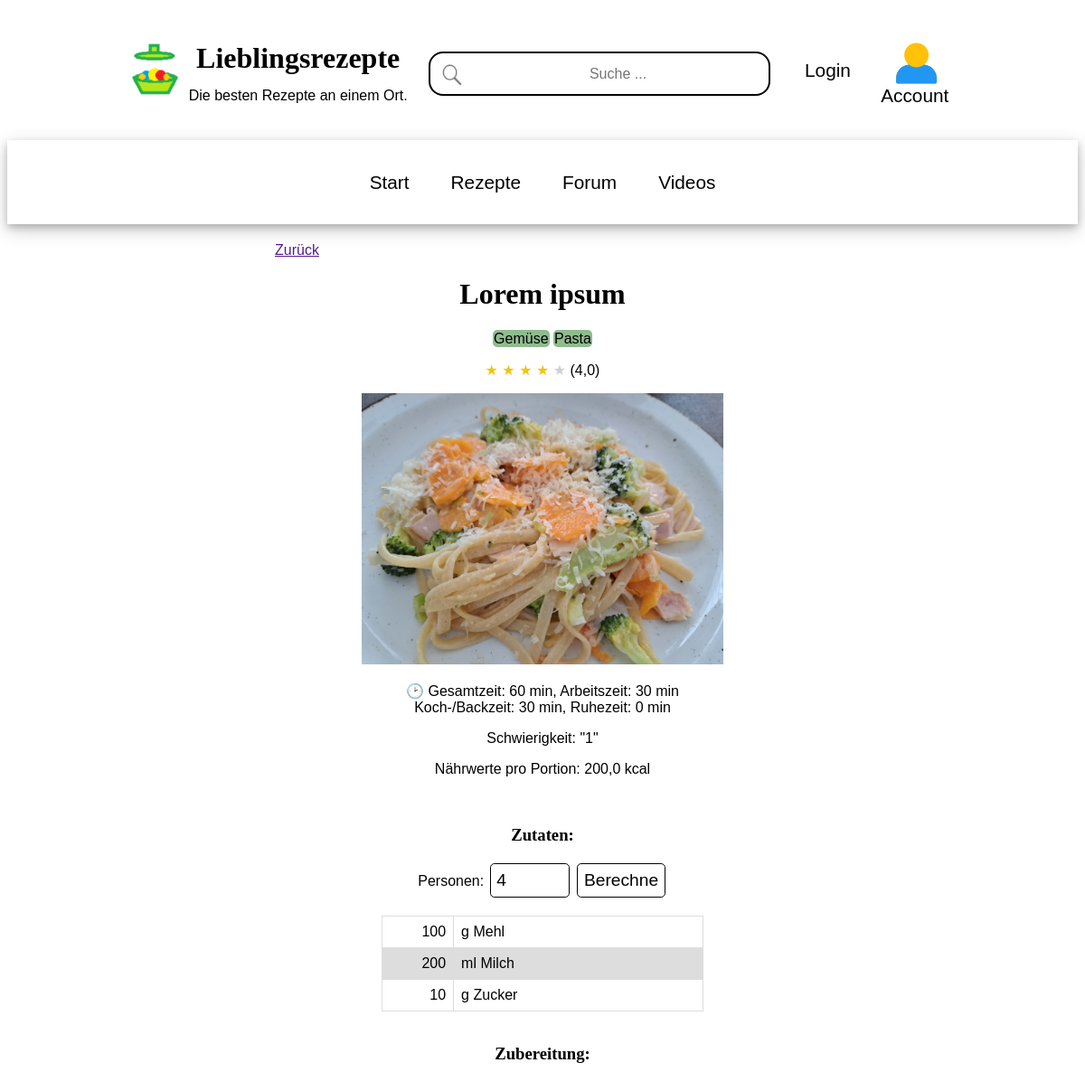
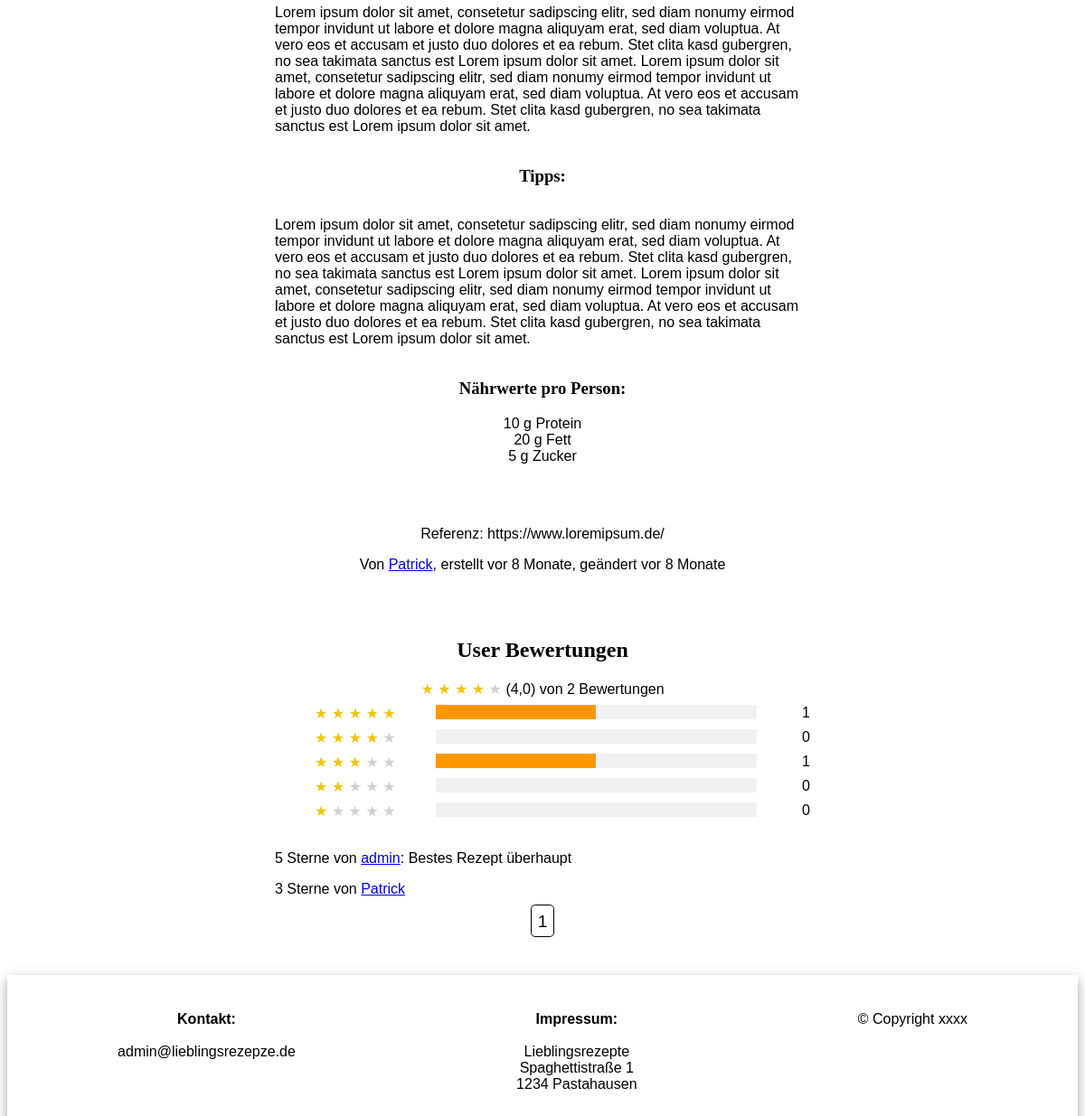
Page /recipe/1/ on the committed database (2 pictures, top to bottom).
### recipes_app/models.py (models this page shows)
class Recipe(models.Model):
    owner = models.ForeignKey(User, on_delete=models.SET_NULL, null=True)
    likes = models.ManyToManyField(User,  blank=True, related_name="likes")
    name = models.CharField(max_length=500)
    updated = models.DateTimeField(auto_now=True)
    created = models.DateTimeField(auto_now_add=True)
    topic = models.ManyToManyField(Topic, blank=True)
    persons = models.IntegerField()
    ingredients = models.TextField(null=True, blank=True)
    steps = models.TextField(null=True, blank=True)
    tips = models.TextField(null=True, blank=True)
    reference = models.TextField(null=True, blank=True)
    nutrients_person = models.FloatField(null=True, blank=True, default=0.0)
    nutrients_table = models.TextField(null=True, blank=True)
    expected_time_total = models.FloatField(null=True, blank=True, default=0.0)
    expected_time_work = models.FloatField(null=True, blank=True, default=0.0)
    expected_time_bake = models.FloatField(null=True, blank=True, default=0.0)
    expected_time_rest = models.FloatField(null=True, blank=True, default=0.0)
    difficulty = models.IntegerField(null=True, blank=True, default=0)
    image_meal = models.ImageField(blank=True, upload_to="recipes")
    rating_mean = models.FloatField(null=True, blank=True, default=0.0)
    rating_count = models.IntegerField(null=True, blank=True, default=0)
    rating_1 = models.IntegerField(null=True, blank=True, default=0)
    rating_2 = models.IntegerField(null=True, blank=True, default=0)
    rating_3 = models.IntegerField(null=True, blank=True, default=0)
    rating_4 = models.IntegerField(null=True, blank=True, default=0)
    rating_5 = models.IntegerField(null=True, blank=True, default=0)
    class Meta:
        ordering = ['-updated', '-created']
    def __str__(self):
        return self.name

class Topic(models.Model):
    name = models.CharField(max_length=200, unique=True)
    class Meta:
        ordering = ['name']
    def __str__(self):
        return self.name

class Rating(models.Model):
    user = models.ForeignKey(User, on_delete=models.CASCADE)
    recipe = models.ForeignKey(Recipe, on_delete=models.CASCADE)
    stars = models.IntegerField(default=0)
    body = models.CharField(null=True, blank=True, max_length=500)
    updated = models.DateTimeField(auto_now=True)
    created = models.DateTimeField(auto_now_add=True)
    class Meta:
        ordering = ['-updated', '-created']
    def __str__(self):
        return self.body

### user_app/models.py (models this page shows)
class User(AbstractUser):
    name = models.CharField(max_length=200, null=True)
    email = models.EmailField(unique=True, null=True)
    biography = models.TextField(null=True)
    user_image = models.ImageField(null=True, default="users/avatar.jpg", upload_to="users")
    USERNAME_FIELD = 'email'
    REQUIRED_FIELDS = ['username']

### recipes_app/views.py (the view, shortened to what this page needs)
# urls.py: path('recipe/<str:pk>/', views.getRecipe),
def recipe(request, pk):
    recipe_from_key = Recipe.objects.get(id=pk)
    persons_default = recipe_from_key.persons
    recipe_topics = recipe_from_key.topic.all()
    required_persons = int(request.GET.get("persons")) if request.GET.get("persons") is not None else persons_default
    recompute_persons = True if request.GET.get("persons") is not None else False
    pgShow = int(request.GET.get('pgShow')) if request.GET.get('pgShow') is not None else 50
    pgNr = int(request.GET.get('pgNr')) if request.GET.get('pgNr') is not None else 0
    ingredients_lines = [x.replace('\t', ' ') for x in recipe_from_key.ingredients.split('\n')]
    ingredients_formated = []
    for x in ingredients_lines:
        if len(x) <= 0:
            ingredients_formated.append((' ', ' '))
        elif x[0].isdigit():
            temp_val = x.split(' ')
            temp_calc = temp_val[0].replace(',', '.')
            if recompute_persons:
                temp_calc = float(temp_calc)/float(persons_default)*float(required_persons)
                temp_calc = "{:.5f}".format(temp_calc).rstrip('0').rstrip('.')
            ingredients_formated.append((temp_calc, " ".join(temp_val[1:])))
        else:
            ingredients_formated.append((' ', x))
    if request.user.is_authenticated:
        user_has_liked = request.user in recipe_from_key.likes.all()
    else:
        user_has_liked = None
    rating_per_cent_context = {
        "rating_%s_per_cent" % i: int(getattr(recipe_from_key, "rating_%s" % i) / float(recipe_from_key.rating_count if recipe_from_key.rating_count > 0 else 1.0) *100)
        for i in range(1, 6)
    }
    ratings = recipe_from_key.rating_set.all()
    page_size = max(min(int(pgShow), 10), 200)
    page_choices = 10
    browser = Pagination(ratings.count(), page_size, number_page_choices=page_choices)
    pgNr = browser.valid_page(pgNr)
    num_pages = browser.number_of_pages
    ratings_page = browser.get_items_for_page(ratings, pgNr)
    browser_context = browser.make_page_browser(pgNr)
    context = {"recipe": recipe_from_key,  "ingredients_formated": ingredients_formated,
               "required_persons": required_persons, "recipe_topics": recipe_topics, "ratings": ratings_page,
               "user_has_liked": user_has_liked}
    context.update(browser_context)
    context.update(rating_per_cent_context)
    print(context)
    return render(request, 'recipes_app/recipe.html', context)

### recipes_app/pagination.py (called while the page is built)
    def valid_page(self, page_index: int):
        if self.number_of_pages <= 0:
            return 0
        return min(max(0, page_index), self.number_of_pages - 1)

    def get_items_for_page(self, list_of_items, page_index: int):
        if self.number_of_pages <= 0:
            return []
        return list_of_items[page_index*self.items_per_page:(page_index+1)*self.items_per_page]

### recipes_app/templates/recipes_app/recipe.html (shortened to what this page needs)
{% extends 'main.html' %}
{% block content %}
<div class="main-container">
<div class="main-middle-column">
    <a href="{{request.META.HTTP_REFERER}}">Zurück</a><br>
    <div class="recipe-container">
        <h1>{{recipe.name}}</h1>
        <p>
            {% for x in recipe_topics%}
                <span style="background-color:#8FBC8F; border-radius: 5px; padding: 1px;">{{x}}</span>
            {% endfor %}
        </p>
        <p>
            {% if recipe.rating_mean %}
                {% for i in '12345'|make_list  %}
                    {% if i|add:"0" <= recipe.rating_mean %}
                        <span style='color:#f1c40f'>&#9733</span>
                    {% else %}
                        <span style='color:#ccd1d1'>&#9733</span>
                    {% endif %}
                {% endfor %}
            {% else %}
                <span style='color:#ccd1d1'>&#9733; &#9733; &#9733; &#9733; &#9733;</span>
            {% endif %}
            ({{ recipe.rating_mean|default_if_none:"-" }})
        </p>
        {% if recipe.image_meal %}
            <img src="{{ recipe.image_meal.url }}" style="width: auto; height: 300px; max-width: 100%;" >
        {% endif %}
        <p>
             &#128337; Gesamtzeit: {{ recipe.expected_time_total|floatformat:"0" }} min,
            Arbeitszeit: {{ recipe.expected_time_work|floatformat:"0"  }} min <br>
            Koch-/Backzeit: {{ recipe.expected_time_bake|floatformat:"0"  }} min,
            Ruhezeit: {{ recipe.expected_time_rest|floatformat:"0" }} min
        </p>
        <p>
            Schwierigkeit: "{{ recipe.difficulty|default_if_none:"-" }}"
        </p>
        <p>
            Nährwerte pro Portion: {{ recipe.nutrients_person|default_if_none:"-" }} kcal
        </p>
        <br>
        <h3 id="ingredients">Zutaten:  </h3>
            <form method="GET" action="#ingredients" >
            <label for="id_persons">Personen:</label>
            <input type="number" id="id_persons" name="persons" min="1" max="100" value="{{required_persons}}">
            <input type="submit" value="Berechne" />
            </form>
            <br>
            <table>
            {% for value, desc in ingredients_formated %}
            <tr>
              <td style="width:20%; text-align:right;">{{value}}</td>
              <td style="width:70%; text-align:left;">{{desc}}</td>
            </tr>
            {% endfor %}
            </table>
        <br>
        <h3>Zubereitung:</h3>
        <div style="text-align: left; display: inline-block; width: 100%">
        <p>{{ recipe.steps|linebreaks  }}</p>
        </div>
        <br>
        <h3>Tipps:</h3>
        <div style="text-align: left; display: inline-block; width: 100%">
        <p>{{ recipe.tips|linebreaks  }}</p>
        </div>
        <br>
        <h3>Nährwerte pro Person:</h3>
        <p>
            {{ recipe.nutrients_table|linebreaks  }}
        </p>
        <br>
        <br>
        <p>
            Referenz: {{ recipe.reference|default_if_none:"-"  }}
        </p>
        <p>
            Von <a href="{% url 'user-profile' recipe.owner.id %}" >{{recipe.owner.username|default_if_none:"Unkown"}}</a>,
            erstellt vor {{ recipe.created|timesince  }},
            geändert vor {{ recipe.updated|timesince  }}
        </p>
        <br>
        <br>
        <h2>User Bewertungen</h2>
        {% if recipe.rating_mean %}
            {% for i in '12345'|make_list  %}
                {% if i|add:"0" <= recipe.rating_mean %}
                    <span style='color:#f1c40f'>&#9733</span>
                {% else %}
                    <span style='color:#ccd1d1'>&#9733</span>
                {% endif %}
            {% endfor %}
        {% else %}
            <span style='color:#ccd1d1'>&#9733; &#9733; &#9733; &#9733; &#9733;</span>
        {% endif %}
        ({{ recipe.rating_mean|default_if_none:"-" }}) von {{ recipe.rating_count|default_if_none:"-" }} Bewertungen
        <div class="row">
        <div class="side">
        <div><span style='color:#f1c40f'>&#9733; &#9733; &#9733; &#9733; &#9733;</span></div>
        </div>
        <div class="middle">
        <div class="bar-container">
          <div class="bar" style="width:{{ rating_5_per_cent }}%"></div>
        </div>
        </div>
        <div class="right">
        <div> {{recipe.rating_5}} </div>
        </div>
        </div>
        <div class="row">
        <div class="side">
        <div><span style='color:#f1c40f'>&#9733; &#9733; &#9733; &#9733; </span><span style='color:#ccd1d1'>&#9733;</span></div>
        </div>
        <div class="middle">
        <div class="bar-container">
        </div>
        </div>
        <div class="right">
        <div>{{recipe.rating_4}}</div>
        </div>
        </div>
        <div class="row">
        <div class="side">
        <div><span style='color:#f1c40f'>&#9733; &#9733; &#9733; </span><span style='color:#ccd1d1'>&#9733; &#9733;</span></div>
        </div>
        <div class="middle">
        <div class="bar-container">
          <div class="bar" style="width:{{ rating_3_per_cent }}%"></div>
        </div>
        </div>
        <div class=" right">
        <div>{{recipe.rating_3}}</div>
        </div>
        </div>
        <div class="row">
        <div class="side">
        <div><span style='color:#f1c40f'>&#9733; &#9733; </span><span style='color:#ccd1d1'>&#9733; &#9733; &#9733;</span></div>
        </div>
        <div class="middle">
        <div class="bar-container">
        </div>
        </div>
        <div class=" right">
        <div>{{recipe.rating_2}}</div>
        </div>
        </div>
        <div class="row">
        <div class="side">
        <div><span style='color:#f1c40f'>&#9733; </span><span style='color:#ccd1d1'>&#9733; &#9733; &#9733; &#9733;</span></div>
        </div>
        <div class="middle">
        <div class="bar-container">
        </div>
        </div>
        <div class="right">
        <div>{{recipe.rating_1}}</div>
        </div>
        </div>
        <div style="text-align:left;">
            <br>
        {% for rate in ratings %}
        <p>
            {% if rate.body %}
                {{rate.stars}} Sterne von <a href="{% url 'user-profile' rate.user.id %}" >{{rate.user.username|default_if_none:"Unkown"}}</a>: {{rate.body}}
            {% else %}
                {{rate.stars}} Sterne von <a href="{% url 'user-profile' rate.user.id %}" >{{rate.user.username|default_if_none:"Unkown"}}</a>
            {% endif %}
        </p>
        {% endfor %}
        </div>
    <div style="text-align:center;">
    <form method="GET" action="{% url 'recipes' %}">
        <span class="button-display">{{page_browser_current_index|add:"1"}}<span>
    </form>
    </div>
</div>
</div>
</div>
{% endblock %}

### static/styles/main.css (style rules this page uses)
* { box-sizing: border-box; }
body { font-family: Verdana, sans-serif; font-size: 16px; background-color: white; }
h1, h2, h3, h4, h5, h6 { font-family: Georgia, serif; }
.main-container { display: flex; justify-content: center; width: 100%; clear: after; margin-top: 1.25em; }
.main-middle-column { width: 50%; max-width: 170em; }
button, input[type=submit], input[type=number], input[type=text], select, .button-like, .button-display { background-color: white; padding: 0.35em; border: solid; font-size: 1.2em; border-width: 0.1em; border-radius: 0.25em; margin: 0.1em; border-color: black; text-decoration: none; color: blacK; }
.recipe-container { text-align: center; }

### recipes_app/templates/recipes_app/recipe.html (style rules this page uses)
table { float: center; font-family: arial, sans-serif; border-collapse: collapse; width: 60%; margin: auto; border: 1; }
td, th { border: 1px solid #dddddd; padding: 8px; }
tr:nth-child(even) { background-color: #dddddd; }
.side { float: left; width: 30%; margin-top: 0.5em; }
.middle { margin-top: 0.5em; float: left; width: 60%; }
.right { float: left; width: 10%; margin-top: 0.5em; text-align: right; }
.row:after { content: ""; display: table; clear: both; }
.bar-container { width: 100%; background-color: #f1f1f1; text-align: center; color: white; }
.bar { width: 0%; height: 1em; background-color: #ff9800; }

### rows in the picture
Recipe: name "Lorem ipsum", rating_mean "4,0", image_meal (picture), expected_time_total "60", expected_time_work "30", expected_time_bake "30", expected_time_rest "0", difficulty "1", nutrients_person "200,0", steps "Lorem ipsum dolor sit amet, consetetur sadipscing elitr, sed diam nonumy eirmod tempor invidunt ut labore et dolore magna aliquyam erat, sed diam voluptua. At vero eos et accusam et justo duo dolores et ea rebum. Stet clita kasd gubergren, no sea takimata sanctus est Lorem ipsum dolor sit amet. Lorem ipsum dolor sit amet, consetetur sadipscing elitr, sed diam nonumy eirmod tempor invidunt ut labore et dolore magna aliquyam erat, sed diam voluptua. At vero eos et accusam et justo duo dolores et ea rebum. Stet clita kasd gubergren, no sea takimata sanctus est Lorem ipsum dolor sit amet.", tips "Lorem ipsum dolor sit amet, consetetur sadipscing elitr, sed diam nonumy eirmod tempor invidunt ut labore et dolore magna aliquyam erat, sed diam voluptua. At vero eos et accusam et justo duo dolores et ea rebum. Stet clita kasd gubergren, no sea takimata sanctus est Lorem ipsum dolor sit amet. Lorem ipsum dolor sit amet, consetetur sadipscing elitr, sed diam nonumy eirmod tempor invidunt ut labore et dolore magna aliquyam erat, sed diam voluptua. At vero eos et accusam et justo duo dolores et ea rebum. Stet clita kasd gubergren, no sea takimata sanctus est Lorem ipsum dolor sit amet.", nutrients_table "10 g Protein 20 g Fett 5 g Zucker", reference "https://www.loremipsum.de/", owner.username "Patrick", created "8 Monate", updated "8 Monate", rating_count "2", rating_5 "1", rating_4 "0", rating_3 "1", rating_2 "0", rating_1 "0"
Topic: name "Gemüse"
Topic: name "Pasta"
Rating: stars "5", user.username "admin", body "Bestes Rezept überhaupt"
Rating: stars "3", user.username "Patrick"

### other values in the picture
{{ value }} "100" "200" "10"
{{ desc }} "g Mehl" "ml Milch" "g Zucker"
{{ page_browser_current_index|add:"1" }} "1"
